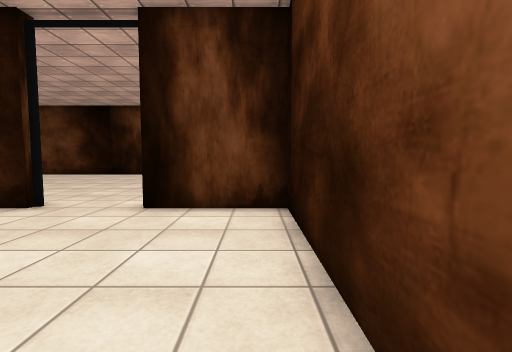
view 1 (above)

18 first-person views from a walk through a scene from a Unity 3-D project. The camera is 1.2 m above the floor, tilts 4° down and sees 85° across. Doors are open. The floor is counted in squares, 1 m on a side. Each view is taken from the middle of a square. On the plan, view 1 faces up. The plan holds only what a view shows up to about 13 squares ahead; the rest is blank. The player is left out. Some surface patterns are stand-ins.

view 2
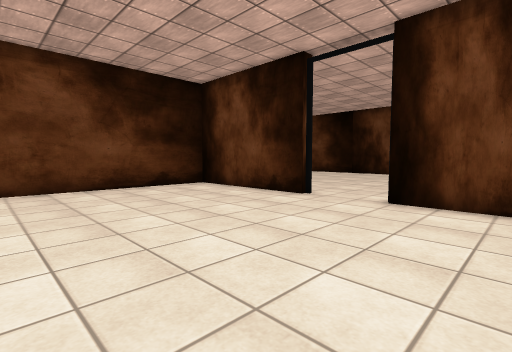

view 3
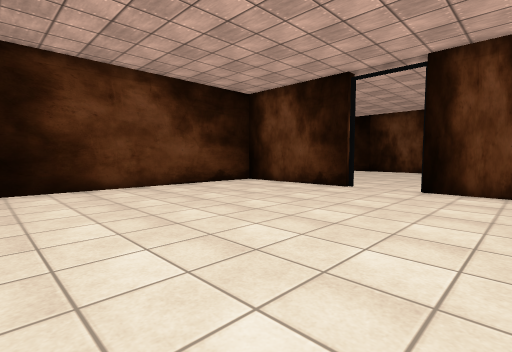

view 4
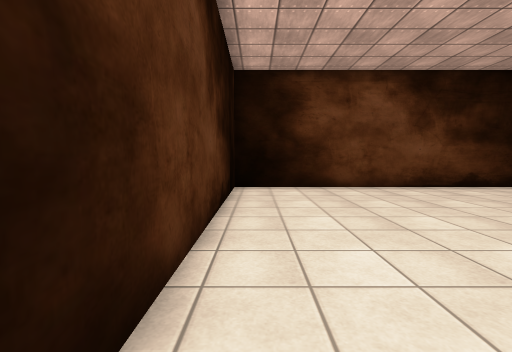

view 5
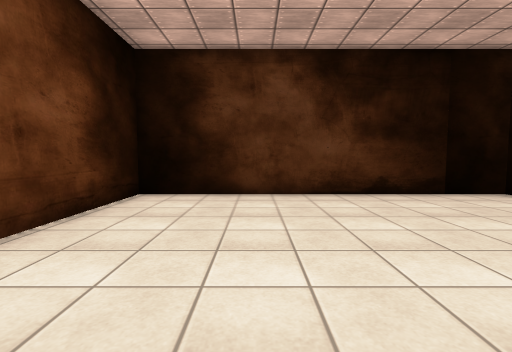

view 6
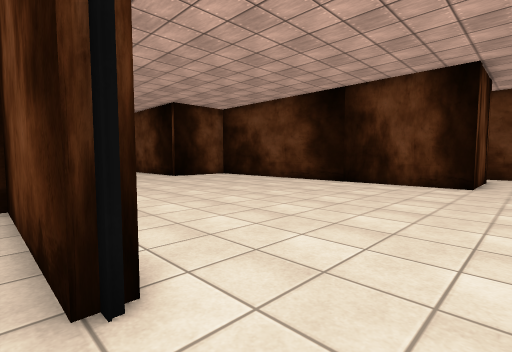

view 7
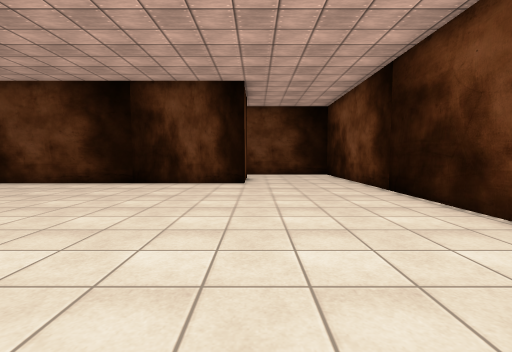

view 8
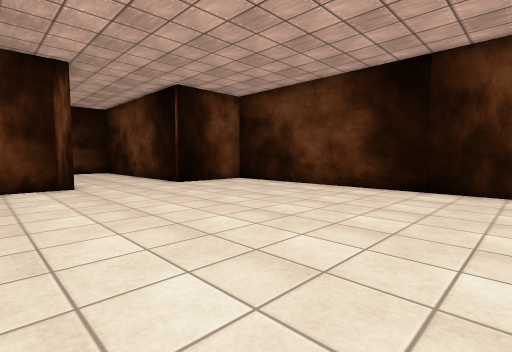

view 9
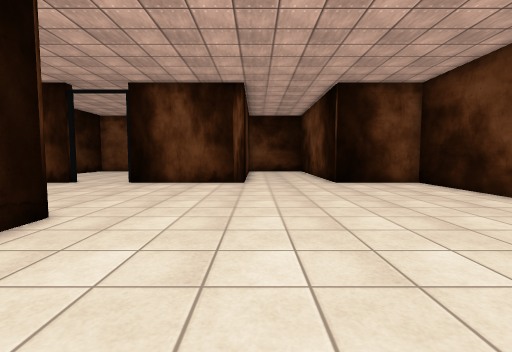

view 10
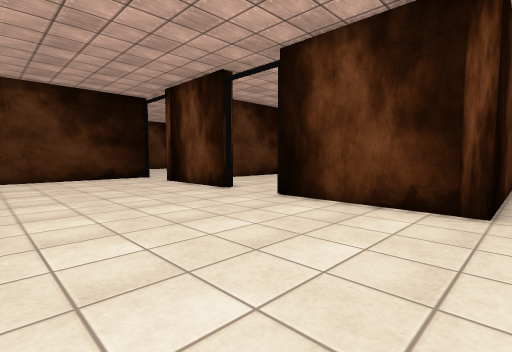

view 11
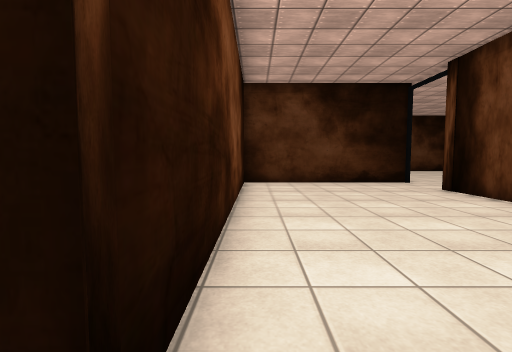

view 12
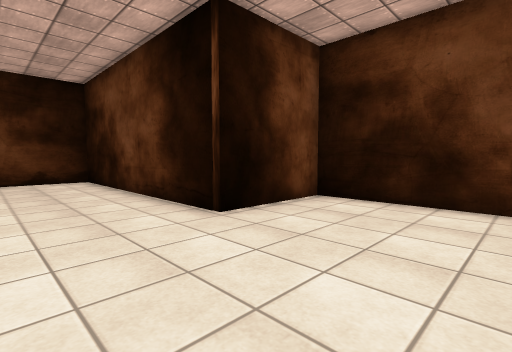

view 13
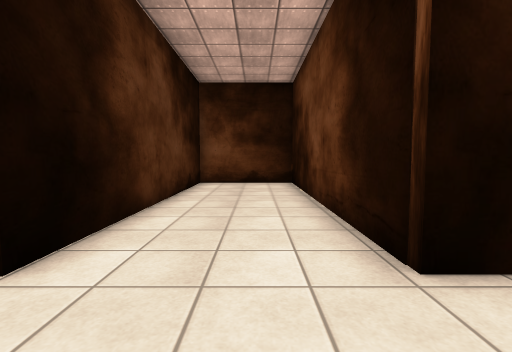

view 14
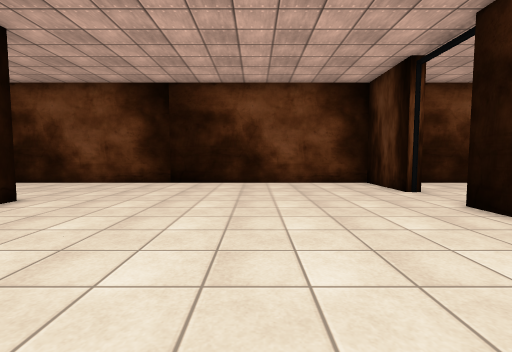

view 15
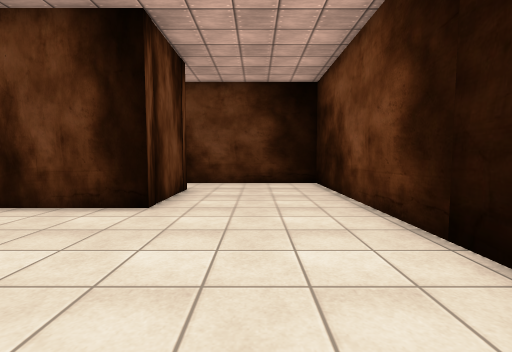

view 16
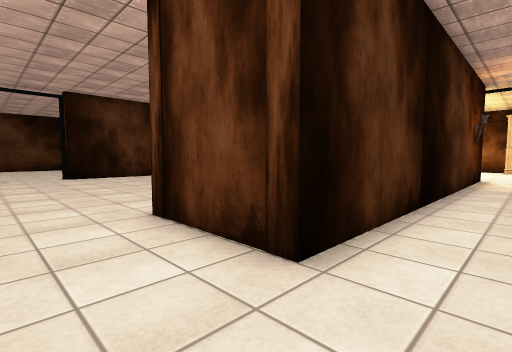

view 17
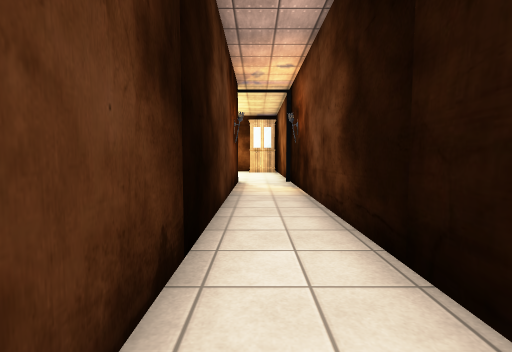

view 18
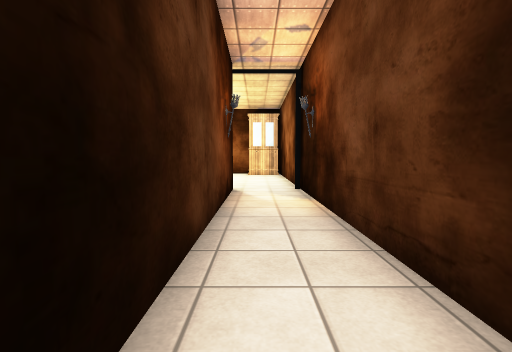

### Floor plan
Ten units are one square. View 1 is at (0, 0); x grows to the right and y downward. Boxes are objects, and circles mark ways between rooms. Rooms are numbered by the first view taken in them; rooms with no view inside come last. Other rooms are left out.
<svg viewBox="-293 -252 305 305">
<path fill="none" stroke="#000" d="M-53 -64 -106 -64M7 46 7 -64 -26 -64M-109 -65 -109 38M-110 48 -2 48M-65 -69 -53 -69M-188 -105 -188 -51M-26 -69 4 -69M-45 -222 -45 -185 -188 -185 -188 -147 -288 -147 -288 -105 -194 -105M-188 -25 -188 21M7 -69 7 -247 -51 -247M-190 -222 -49 -222M-78 -247 -191 -247M-114 41 -114 -69 -104 -69M-189 48 -114 48"/>
<circle cx="-40" cy="-70" r="3" fill="#2a7"/>
<text x="-50" y="-10">1</text>
<text x="-110" y="-120">2</text>
</svg>
Room 1 opens to room 2.

Where each view was taken, in squares from view 1:
view 1: 0 up, 0 right, facing up
view 2: 1 down, 0 right, facing up-left
view 3: 4 down, 0 right, facing up-left
view 4: 4 down, 0 right, facing left
view 5: 4 up, 3 left, facing down
view 6: 6 up, 3 left, facing up-left
view 7: 6 up, 4 left, facing up
view 8: 8 up, 7 left, facing up-left
view 9: 11 up, 6 left, facing left
view 10: 11 up, 12 left, facing down-left
view 11: 8 up, 12 left, facing down
view 12: 11 up, 14 left, facing up-left
view 13: 13 up, 16 left, facing left
view 14: 12 up, 12 left, facing right
view 15: 12 up, 2 left, facing up
view 16: 24 up, 2 left, facing down-left
view 17: 23 up, 6 left, facing left
view 18: 23 up, 9 left, facing left
